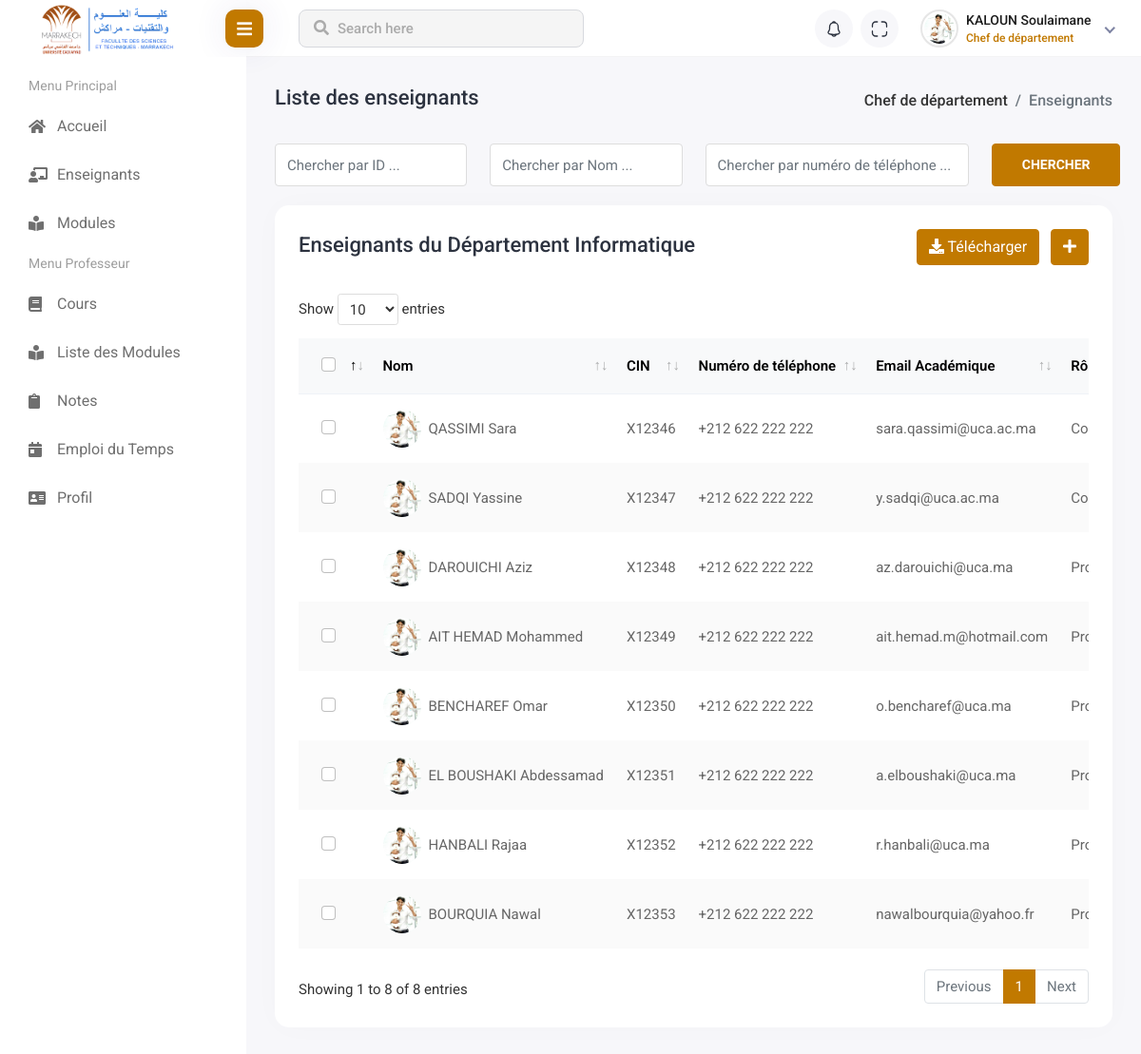
Screenshot of /views/chef_dep/teacher_management/index.php (signed in) with the database file from the repository.
### tables this page shows
CREATE TABLE `departement` (
  `id` int(11) NOT NULL AUTO_INCREMENT UNIQUE,
  `nom` varchar(100) NOT NULL,
  PRIMARY KEY (`id`)
);

CREATE TABLE `user` (
  `id` int(11) NOT NULL AUTO_INCREMENT UNIQUE,
  `prenom` varchar(100) NOT NULL,
  `nom` varchar(100) NOT NULL,
  `genre` enum('female','male') DEFAULT NULL,
  `dateNaissance` date DEFAULT NULL,
  `email` varchar(150) NOT NULL UNIQUE,
  `password` varchar(200) DEFAULT NULL,
  `CNE` varchar(20) DEFAULT NULL UNIQUE,
  `CIN` varchar(20) NOT NULL UNIQUE,
  `phone` varchar(20) DEFAULT NULL,
  `created_at` datetime NOT NULL,
  `id_role` int(11) DEFAULT NULL,
  `id_dep` int(11) NOT NULL,
  `id_filiere` int(11) DEFAULT NULL,         
  PRIMARY KEY (`id`)
);

### controllers/teacher_controller.php (called while the page is built, shortened)
<?php
require_once($_SERVER['DOCUMENT_ROOT'] . '/FSTg-Management-System/models/teacher.php');
function indexAction(): void
{
    $teachers = findAll();
    require_once($_SERVER['DOCUMENT_ROOT'] . '/FSTg-Management-System/views/chef_dep/teacher_management/list_teachers.php');
}

### models/teacher.php (called while the page is built, shortened)
<?php
require($_SERVER['DOCUMENT_ROOT'] . '/FSTg-Management-System/config/DB_connection.php');
function findAll(): ?array
{
    global $conn;
    $query = "SELECT user.*, departement.nom AS nom_departement
        FROM user
        INNER JOIN departement ON user.id_dep = departement.id
        WHERE (id_role = '3' OR id_role = '2') AND user.id_dep = ?";
    try {
        $stmt = $conn->prepare($query);
        $stmt->execute([$_SESSION['user_data']['id_dep']]);
        return $stmt->fetchAll(PDO::FETCH_ASSOC);
    } catch (PDOException $e) {
        file_put_contents($_SERVER['DOCUMENT_ROOT'] . '/FSTg-Management-System/logs/error_log.txt',
            date('Y-m-d H:i:s') . " - Erreur lors de l'exécution de la requête : " . $e->getMessage(). "\n",
            FILE_APPEND);
        return null;
    }
}

### views/chef_dep/teacher_management/list_teachers.php (the view, shortened to what this page needs)
<!DOCTYPE html>
<html lang="en">
<head>
    <link rel="stylesheet" href="../../../assets/plugins/feather/feather.css">
    <link rel="stylesheet" href="../../../assets/plugins/fontawesome/css/fontawesome.min.css">
    <link rel="stylesheet" href="../../../assets/plugins/fontawesome/css/all.min.css">
    <link rel="stylesheet" href="../../../assets/plugins/icons/flags/flags.css">
    <link rel="stylesheet" href="../../../assets/plugins/datatables/datatables.min.css">
    <link rel="stylesheet" href="../../../assets/plugins/bootstrap/css/bootstrap.min.css">
    <link rel="stylesheet" href="../../../assets/css/style.css">
    <link rel="stylesheet" href="../../../assets/css/style-override.css">
    <link rel="stylesheet" href="../../../assets/plugins/toastr/toastr.min.css">
    <link rel="stylesheet" href="../../../assets/plugins/sweetalert2/sweetalert2.min.css">
</head>
<body>
<div class="main-wrapper">
    <div class="page-wrapper">
        <div class="content container-fluid">
            <div class="page-header">
                <div class="row">
                    <div class="col-sm-12">
                        <div class="page-sub-header">
                            <h3 class="page-title">Liste des enseignants</h3>
                            <ul class="breadcrumb">
                                <li class="breadcrumb-item"><a href="../home.php">Chef de département</a></li>
                                <li class="breadcrumb-item active">Enseignants</li>
                            </ul>
                        </div>
                    </div>
                </div>
            </div>
            <div class="student-group-form">
                <div class="row">
                    <div class="col-lg-3 col-md-6">
                        <div class="form-group">
                            <input type="text" class="form-control" placeholder="Chercher par ID ...">
                        </div>
                    </div>
                    <div class="col-lg-3 col-md-6">
                        <div class="form-group">
                            <input type="text" class="form-control" placeholder="Chercher par Nom ...">
                        </div>
                    </div>
                    <div class="col-lg-4 col-md-6">
                        <div class="form-group">
                            <input type="text" class="form-control" placeholder="Chercher par numéro de téléphone ...">
                        </div>
                    </div>
                    <div class="col-lg-2">
                        <div class="search-student-btn">
                            <button type="btn" class="btn btn-primary">Chercher</button>
                        </div>
                    </div>
                </div>
            </div>
            <div class="row">
                <div class="col-sm-12">
                    <div class="card card-table comman-shadow">
                        <div class="card-body">
                            <div class="page-header">
                                <div class="row align-items-center">
                                    <div class="col">
                                        <h3 class="page-title">Enseignants du Département <?php if(!empty($teachers)) { echo $teachers[0]['nom_departement'];} ?></h3>
                                    </div>
                                    <div class="col-auto text-end float-end ms-auto download-grp">
                                        <a href="/FSTg-Management-System/controllers/downloadCSV_controller.php?action=teachers" class="btn btn-outline-primary me-2"><i class="fas fa-download"></i> Télécharger</a>
                                        <a href="index.php?action=create" class="btn btn-primary"><i class="fas fa-plus"></i></a>
                                    </div>
                                </div>
                            </div>
                            <div class="table-responsive">
                                <table class="table border-0 star-student table-hover table-center mb-0 datatable table-striped">
                                    <thead class="student-thread">
                                    <tr>
                                        <th>
                                            <div class="form-check check-tables">
                                                <input class="form-check-input" type="checkbox" value="something">
                                            </div>
                                        </th>
                                        <th>Nom</th>
                                        <th>CIN</th>
                                        <th>Numéro de téléphone</th>
                                        <th>Email Académique</th>
                                        <th>Rôle</th>
                                    </tr>
                                    </thead>
                                    <tbody>
                                    <?php if (isset($teachers)): ?>
                                        <?php foreach($teachers as $teacher): ?>
                                            <tr>
                                                <td>
                                                    <div class="form-check check-tables">
                                                        <input class="form-check-input" type="checkbox" value="something">
                                                    </div>
                                                </td>
                                                <td>
                                                    <h2 class="table-avatar">
                                                        <a href="#" class="avatar avatar-sm me-2"><img class="avatar-img rounded-circle" src="/FSTg-Management-System/assets/img/profiles/avatar-01.jpg" alt="User Image"></a>
                                                        <a href="#"><?php echo ucfirst($teacher['nom'])." ".ucfirst($teacher['prenom']) ?></a>
                                                    </h2>
                                                </td>
                                                <td><?php echo $teacher['CIN'] ?></td>
                                                <td><?php echo $teacher['phone'] ?></td>
                                                <td><?php echo $teacher['email'] ?></td>
                                                <td>
                                                    <?php if($teacher['id_role'] == '3'): ?>
                                                        Professeur
                                                    <?php elseif($teacher['id_role'] == '2' && $teacher['genre'] == 'male'): ?>
                                                        Coordinateur
                                                    <?php elseif($teacher['id_role'] == '2' && $teacher['genre'] == 'female'): ?>
                                                        Coordinatrice
                                                    <?php endif; ?>
                                                </td>
                                            </tr>
                                        <?php endforeach; ?>
                                    <?php endif; ?>
                                    </tbody>
                                </table>
                            </div>
                        </div>
                    </div>
                </div>
            </div>
        </div>
    </div>
</div>
    <?php
    include($_SERVER['DOCUMENT_ROOT'] . '/FSTg-Management-System/views/header.php');
    include($_SERVER['DOCUMENT_ROOT'] . '/FSTg-Management-System/views/chef_dep/sidebar.php');
    ?>
</body>
</html>

### views/chef_dep/teacher_management/index.php (shortened to what this page needs)
<?php
if (isset($_SESSION['user_data']) && $_SESSION['user_data']['id_role'] == 1) {
    require_once($_SERVER['DOCUMENT_ROOT'] . '/FSTg-Management-System/controllers/teacher_controller.php');
    if (isset($_GET['action'])) {
        $action = $_GET['action'];
        switch ($action) {
            case 'create':
                createAction();
                break;
            case 'list':
                indexAction();
                break;
            case 'edit':
                editAction();
                break;
            case 'store':
                storeAction();
                break;
            case 'update':
                updateAction();
                break;
            case 'delete':
                deleteAction();
                break;
            default:
                header("Location: /FSTg-Management-System/views/error.php");
                break;
        }
    } else {
        indexAction();
    }
} else {
    header("Location: /FSTg-Management-System/index.php?error=Accès non autorisé");
    exit();
}

### views/header.php (shortened to what this page needs)
<!DOCTYPE html>
<html lang="en">
<head>
</head>
<body>
    <div class="header">
        <div class="header-left">
            <a href="#" class="logo">
                <img src="/FSTg-Management-System/assets/img/logo-FST.png" alt="Logo de FSTG" style="margin-left: 50px;transform:scale(2) ">
            </a>
        </div>
        <div class="menu-toggle">
            <a href="javascript:void(0);" id="toggle_btn">
                <i class="fas fa-bars"></i>
            </a>
        </div>
        <div class="top-nav-search">
            <form>
                <input type="text" class="form-control" placeholder="Search here">
                <button class="btn" type="submit"><i class="fas fa-search"></i></button>
            </form>
        </div>
        <ul class="nav user-menu">
            <li class="nav-item dropdown noti-dropdown me-2">
                <a href="#" class="dropdown-toggle nav-link header-nav-list" data-bs-toggle="dropdown">
                    <img src="/FSTg-Management-System/assets/img/icons/header-icon-05.svg" alt="">
                </a>
            </li>
            <li class="nav-item zoom-screen me-2">
                <a href="#" class="nav-link header-nav-list win-maximize">
                    <img src="/FSTg-Management-System/assets/img/icons/header-icon-04.svg" alt="">
                </a>
            </li>
            <li class="nav-item dropdown has-arrow new-user-menus">
                <a href="#" class="dropdown-toggle nav-link" data-bs-toggle="dropdown">
                    <span class="user-img">
                        <img class="rounded-circle" src="/FSTg-Management-System/assets/img/profiles/avatar-01.jpg" alt="test">
                        <div class="user-text">
                            <h6><?php echo ucfirst($_SESSION['user_data']['nom']) . " " . ucfirst($_SESSION['user_data']['prenom']) ?></h6>
                            <p class="text-muted mb-0">
                                <?php
                                    if ($_SESSION['user_data']['id_role'] === 2) {
                                        echo ($_SESSION['user_data']['genre'] == 'male') ? "Coordinateur" : "Coordinatrice";
                                    } else {
                                        echo $_SESSION['role_name'];
                                    }
                                ?>
                            </p>
                        </div>
                    </span>
                </a>
            </li>
        </ul>
    </div>
</body>
</html>

### views/chef_dep/sidebar.php (shortened to what this page needs)
<div class="sidebar" id="sidebar">
    <div>
        <div class="sidebar-inner slimscroll">
            <div id="sidebar-menu" class="sidebar-menu">
                <ul>
                    <li class="menu-title">
                        <span>Menu Principal</span>
                    </li>
                    <li>
                        <a href="/FSTg-Management-System/views/chef_dep/home.php"><i class="fas fa-home"></i><span> Accueil</span></a>
                    </li>
                    <li>
                        <a href="/FSTg-Management-System/views/chef_dep/teacher_management/index.php"><i class="fas fa-chalkboard-teacher"></i><span> Enseignants</span></a>
                    </li>
                    <li>
                        <a href="/FSTg-Management-System/views/chef_dep/module_management/index.php"><i class="fas fa-book-reader"></i><span> Modules</span></a>
                    </li>
                    <?php if ($_SESSION['user_data']['id_role'] == 1) { ?>
                        <li class="menu-title">
                            <span>Menu Professeur</span>
                        </li>
                        <li>
                            <a href="#"><i class="fas fa-book"></i> <span> Cours</span></a>
                        </li>
                        <li>
                            <a href="#"><i class="fas fa-book-reader"></i><span> Liste des Modules</span></a>
                        </li>
                        <li>
                            <a href="#"><i class="fas fa-clipboard"></i> <span> Notes</span></a>
                        </li>
                        <li>
                            <a href="#"><i class="fas fa-calendar-day"></i> <span> Emploi du Temps</span></a>
                        </li>
                        <li>
                            <a href="#"><i class="fas fa-address-card"></i><span> Profil</span></a>
                        </li>
                    <?php }?>
                </ul>
            </div>
        </div>
    </div>

### assets/css/style-override.css (style rules this page uses)
.btn-primary { background-color: #C17900 !important; border: 1px solid #C17900 !important; }

### views/chef_dep/teacher_management/list_teachers.php (style rules this page uses)
.download-grp .btn-outline-primary { background-color: #C17900; !important; border-color: #C17900; !important; color: #FFFFFF; !important; }

### views/header.php (style rules this page uses)
.user-img .user-text p.text-muted { color: #C17900 !important; }
@media (min-width: 992px) { #toggle_btn { background: #C17900; !important; } }

### rows the page displays
departement: nom "Informatique"
user: nom "QASSIMI", prenom "Sara", CIN "X12346", phone "+212 622 222 222", email "sara.qassimi@uca.ac.ma", genre "Coordinatrice"
user: nom "SADQI", prenom "Yassine", CIN "X12347", phone "+212 622 222 222", email "y.sadqi@uca.ac.ma", genre "Coordinateur"
user: nom "DAROUICHI", prenom "Aziz", CIN "X12348", phone "+212 622 222 222", email "az.darouichi@uca.ma", shows "Professeur"
user: nom "AIT HEMAD", prenom "Mohammed", CIN "X12349", phone "+212 622 222 222", email "ait.hemad.m@hotmail.com", shows "Professeur"
user: nom "BENCHAREF", prenom "Omar", CIN "X12350", phone "+212 622 222 222", email "o.bencharef@uca.ma", shows "Professeur"
user: nom "EL BOUSHAKI", prenom "Abdessamad", CIN "X12351", phone "+212 622 222 222", email "a.elboushaki@uca.ma", shows "Professeur"
user: nom "HANBALI", prenom "Rajaa", CIN "X12352", phone "+212 622 222 222", email "r.hanbali@uca.ma", shows "Professeur"
user: nom "BOURQUIA", prenom "Nawal", CIN "X12353", phone "+212 622 222 222", email "nawalbourquia@yahoo.fr", shows "Professeur"

### other values shown
$_SESSION['user_data']['nom'] "KALOUN"
$_SESSION['user_data']['prenom'] "Soulaimane"
$_SESSION['role_name'] "Chef de département"
